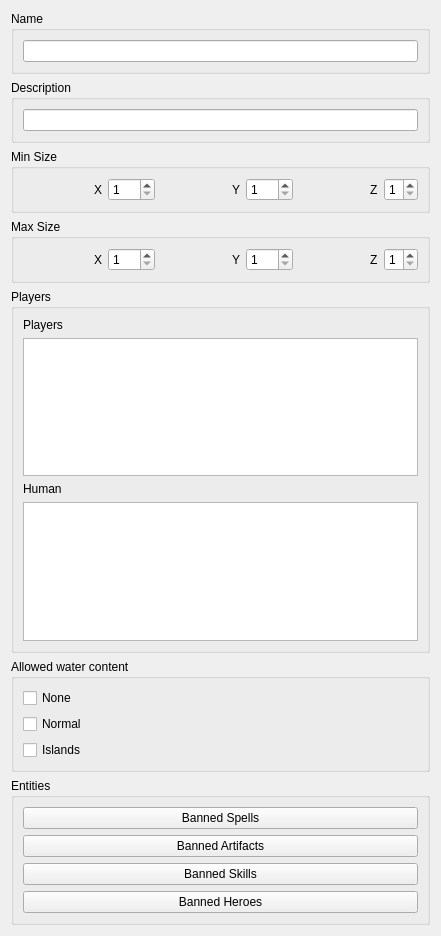
       <widget class="QWidget" name="pageGeneral">
        <property name="geometry">
         <rect>
          <x>0</x>
          <y>0</y>
          <width>441</width>
          <height>936</height>
         </rect>
        </property>
        <attribute name="label">
         <string>General</string>
        </attribute>
        <layout class="QVBoxLayout" name="verticalLayout_2">
         <item>
          <widget class="QGroupBox" name="groupBoxName">
           <property name="title">
            <string>Name</string>
           </property>
           <layout class="QVBoxLayout" name="verticalLayout_5">
            <item>
             <widget class="QLineEdit" name="lineEditName"/>
            </item>
           </layout>
          </widget>
         </item>
         <item>
          <widget class="QGroupBox" name="groupBoxDescription">
           <property name="title">
            <string>Description</string>
           </property>
           <layout class="QVBoxLayout" name="verticalLayout_6">
            <item>
             <widget class="QLineEdit" name="lineEditDescription"/>
            </item>
           </layout>
          </widget>
         </item>
         <item>
          <widget class="QGroupBox" name="groupBoxMinSize">
           <property name="title">
            <string>Min Size</string>
           </property>
           <layout class="QHBoxLayout" name="horizontalLayout_9">
            <item>
             <spacer name="horizontalSpacer">
              <property name="orientation">
               <enum>Qt::Horizontal</enum>
              </property>
              <property name="sizeHint" stdset="0">
               <size>
                <width>40</width>
                <height>20</height>
               </size>
              </property>
             </spacer>
            </item>
            <item>
             <widget class="QLabel" name="labelMinSizeX">
              <property name="text">
               <string>X</string>
              </property>
             </widget>
            </item>
            <item>
             <widget class="QSpinBox" name="spinBoxMinSizeX">
              <property name="minimum">
               <number>1</number>
              </property>
              <property name="maximum">
               <number>999</number>
              </property>
             </widget>
            </item>
            <item>
             <spacer name="horizontalSpacer_2">
              <property name="orientation">
               <enum>Qt::Horizontal</enum>
              </property>
              <property name="sizeHint" stdset="0">
               <size>
                <width>40</width>
                <height>20</height>
               </size>
              </property>
             </spacer>
            </item>
            <item>
             <widget class="QLabel" name="labelMinSizeY">
              <property name="text">
               <string>Y</string>
              </property>
             </widget>
            </item>
            <item>
             <widget class="QSpinBox" name="spinBoxMinSizeY">
              <property name="minimum">
               <number>1</number>
              </property>
              <property name="maximum">
               <number>999</number>
              </property>
             </widget>
            </item>
            <item>
             <spacer name="horizontalSpacer_3">
              <property name="orientation">
               <enum>Qt::Horizontal</enum>
              </property>
              <property name="sizeHint" stdset="0">
               <size>
                <width>40</width>
                <height>20</height>
               </size>
              </property>
             </spacer>
            </item>
            <item>
             <widget class="QLabel" name="labelMinSizeZ">
              <property name="text">
               <string>Z</string>
              </property>
             </widget>
            </item>
            <item>
             <widget class="QSpinBox" name="spinBoxMinSizeZ">
              <property name="minimum">
               <number>1</number>
              </property>
              <property name="maximum">
               <number>2</number>
              </property>
             </widget>
            </item>
           </layout>
          </widget>
         </item>
         <item>
          <widget class="QGroupBox" name="groupBoxMaxSize">
           <property name="title">
            <string>Max Size</string>
           </property>
           <layout class="QHBoxLayout" name="horizontalLayout_10">
            <item>
             <spacer name="horizontalSpacer_4">
              <property name="orientation">
               <enum>Qt::Horizontal</enum>
              </property>
              <property name="sizeHint" stdset="0">
               <size>
                <width>40</width>
                <height>20</height>
               </size>
              </property>
             </spacer>
            </item>
            <item>
             <widget class="QLabel" name="labelMaxSizeX">
              <property name="text">
               <string>X</string>
              </property>
             </widget>
            </item>
            <item>
             <widget class="QSpinBox" name="spinBoxMaxSizeX">
              <property name="minimum">
               <number>1</number>
              </property>
              <property name="maximum">
               <number>999</number>
              </property>
             </widget>
            </item>
            <item>
             <spacer name="horizontalSpacer_5">
              <property name="orientation">
               <enum>Qt::Horizontal</enum>
              </property>
              <property name="sizeHint" stdset="0">
               <size>
                <width>40</width>
                <height>20</height>
               </size>
              </property>
             </spacer>
            </item>
            <item>
             <widget class="QLabel" name="labelMaxSizeY">
              <property name="text">
               <string>Y</string>
              </property>
             </widget>
            </item>
            <item>
             <widget class="QSpinBox" name="spinBoxMaxSizeY">
              <property name="minimum">
               <number>1</number>
              </property>
              <property name="maximum">
               <number>999</number>
              </property>
             </widget>
            </item>
            <item>
             <spacer name="horizontalSpacer_6">
              <property name="orientation">
               <enum>Qt::Horizontal</enum>
              </property>
              <property name="sizeHint" stdset="0">
               <size>
                <width>40</width>
                <height>20</height>
               </size>
              </property>
             </spacer>
            </item>
            <item>
             <widget class="QLabel" name="labelMaxSizeZ">
              <property name="text">
               <string>Z</string>
              </property>
             </widget>
            </item>
            <item>
             <widget class="QSpinBox" name="spinBoxMaxSizeZ">
              <property name="minimum">
               <number>1</number>
              </property>
              <property name="maximum">
               <number>2</number>
              </property>
             </widget>
            </item>
           </layout>
          </widget>
         </item>
         <item>
          <widget class="QGroupBox" name="groupBoxPlayers">
           <property name="title">
            <string>Players</string>
           </property>
           <layout class="QVBoxLayout" name="verticalLayout_20">
            <item>
             <widget class="QLabel" name="labelPlayers">
              <property name="text">
               <string>Players</string>
              </property>
             </widget>
            </item>
            <item>
             <widget class="QTableWidget" name="tableWidgetPlayersPlayer"/>
            </item>
            <item>
             <widget class="QLabel" name="labelPlayersHuman">
              <property name="text">
               <string>Human</string>
              </property>
             </widget>
            </item>
            <item>
             <widget class="QTableWidget" name="tableWidgetPlayersHuman"/>
            </item>
           </layout>
          </widget>
         </item>
         <item>
          <widget class="QGroupBox" name="groupBoxAllowedWaterContent">
           <property name="title">
            <string>Allowed water content</string>
           </property>
           <layout class="QVBoxLayout" name="verticalLayout_19">
            <item>
             <widget class="QCheckBox" name="checkBoxAllowedWaterContentNone">
              <property name="text">
               <string>None</string>
              </property>
             </widget>
            </item>
            <item>
             <widget class="QCheckBox" name="checkBoxAllowedWaterContentNormal">
              <property name="text">
               <string>Normal</string>
              </property>
             </widget>
            </item>
            <item>
             <widget class="QCheckBox" name="checkBoxAllowedWaterContentIslands">
              <property name="text">
               <string>Islands</string>
              </property>
             </widget>
            </item>
           </layout>
          </widget>
         </item>
         <item>
          <widget class="QGroupBox" name="groupBoxEntities">
           <property name="title">
            <string>Entities</string>
           </property>
           <layout class="QVBoxLayout" name="verticalLayout_21">
            <item>
             <widget class="QPushButton" name="pushButtonEntitiesBannedSpells">
              <property name="text">
               <string>Banned Spells</string>
              </property>
             </widget>
            </item>
            <item>
             <widget class="QPushButton" name="pushButtonEntitiesBannedArtifacts">
              <property name="text">
               <string>Banned Artifacts</string>
              </property>
             </widget>
            </item>
            <item>
             <widget class="QPushButton" name="pushButtonEntitiesBannedSkills">
              <property name="text">
               <string>Banned Skills</string>
              </property>
             </widget>
            </item>
            <item>
             <widget class="QPushButton" name="pushButtonEntitiesBannedHeroes">
              <property name="text">
               <string>Banned Heroes</string>
              </property>
             </widget>
            </item>
           </layout>
          </widget>
         </item>
         <item>
          <spacer name="verticalSpacer">
           <property name="orientation">
            <enum>Qt::Vertical</enum>
           </property>
           <property name="sizeHint" stdset="0">
            <size>
             <width>20</width>
             <height>40</height>
            </size>
           </property>
          </spacer>
         </item>
        </layout>
       </widget>
